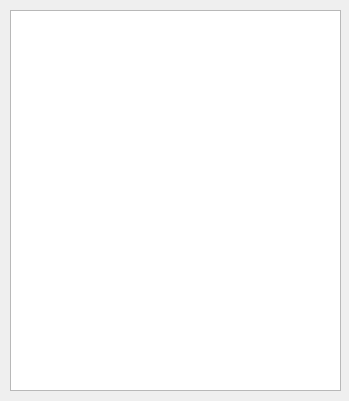
<?xml version="1.0" encoding="UTF-8"?>
<ui version="4.0">
 <class>tableForm</class>
 <widget class="QWidget" name="tableForm">
  <property name="geometry">
   <rect>
    <x>0</x>
    <y>0</y>
    <width>349</width>
    <height>401</height>
   </rect>
  </property>
  <property name="windowTitle">
   <string>Mesas</string>
  </property>
  <property name="windowIcon">
   <iconset resource="Images.qrc">
    <normaloff>:/img/Images/Table.png</normaloff>:/img/Images/Table.png</iconset>
  </property>
  <widget class="QListWidget" name="listWidget">
   <property name="geometry">
    <rect>
     <x>10</x>
     <y>10</y>
     <width>331</width>
     <height>381</height>
    </rect>
   </property>
  </widget>
 </widget>
 <resources>
  <include location="Images.qrc"/>
 </resources>
 <connections/>
</ui>
